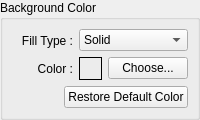
            <widget class="QGroupBox" name="bg_groupbox" >
             <property name="title" >
              <string>Background Color</string>
             </property>
             <layout class="QGridLayout" >
              <property name="margin" >
               <number>9</number>
              </property>
              <property name="spacing" >
               <number>6</number>
              </property>
              <item row="0" column="0" colspan="2" >
               <layout class="QHBoxLayout" >
                <property name="margin" >
                 <number>0</number>
                </property>
                <property name="spacing" >
                 <number>6</number>
                </property>
                <item>
                 <layout class="QVBoxLayout" >
                  <property name="margin" >
                   <number>0</number>
                  </property>
                  <property name="spacing" >
                   <number>6</number>
                  </property>
                  <item>
                   <widget class="QLabel" name="fill_type_lbl" >
                    <property name="enabled" >
                     <bool>true</bool>
                    </property>
                    <property name="text" >
                     <string>Fill Type :</string>
                    </property>
                    <property name="alignment" >
                     <set>Qt::AlignRight|Qt::AlignTrailing|Qt::AlignVCenter</set>
                    </property>
                   </widget>
                  </item>
                  <item>
                   <widget class="QLabel" name="bg1_color_lbl" >
                    <property name="text" >
                     <string>Color :</string>
                    </property>
                    <property name="alignment" >
                     <set>Qt::AlignRight|Qt::AlignTrailing|Qt::AlignVCenter</set>
                    </property>
                   </widget>
                  </item>
                 </layout>
                </item>
                <item>
                 <layout class="QVBoxLayout" >
                  <property name="margin" >
                   <number>0</number>
                  </property>
                  <property name="spacing" >
                   <number>6</number>
                  </property>
                  <item>
                   <widget class="QComboBox" name="fill_type_combox" >
                    <property name="enabled" >
                     <bool>true</bool>
                    </property>
                    <property name="toolTip" >
                     <string>Background fill type</string>
                    </property>
                    <item>
                     <property name="text" >
                      <string>Solid</string>
                     </property>
                    </item>
                    <item>
                     <property name="text" >
                      <string>Blue Sky</string>
                     </property>
                    </item>
                   </widget>
                  </item>
                  <item>
                   <layout class="QHBoxLayout" >
                    <property name="margin" >
                     <number>0</number>
                    </property>
                    <property name="spacing" >
                     <number>6</number>
                    </property>
                    <item>
                     <widget class="QFrame" name="bg1_color_frame" >
                      <property name="minimumSize" >
                       <size>
                        <width>23</width>
                        <height>23</height>
                       </size>
                      </property>
                      <property name="maximumSize" >
                       <size>
                        <width>23</width>
                        <height>23</height>
                       </size>
                      </property>
                      <property name="frameShape" >
                       <enum>QFrame::Box</enum>
                      </property>
                      <property name="frameShadow" >
                       <enum>QFrame::Plain</enum>
                      </property>
                     </widget>
                    </item>
                    <item>
                     <widget class="QPushButton" name="choose_bg1_color_btn" >
                      <property name="text" >
                       <string>Choose...</string>
                      </property>
                      <property name="autoDefault" >
                       <bool>false</bool>
                      </property>
                     </widget>
                    </item>
                   </layout>
                  </item>
                 </layout>
                </item>
               </layout>
              </item>
              <item row="1" column="1" >
               <widget class="QPushButton" name="restore_bgcolor_btn" >
                <property name="text" >
                 <string>Restore Default Color</string>
                </property>
                <property name="autoDefault" >
                 <bool>false</bool>
                </property>
               </widget>
              </item>
              <item row="1" column="0" >
               <spacer>
                <property name="orientation" >
                 <enum>Qt::Horizontal</enum>
                </property>
                <property name="sizeType" >
                 <enum>QSizePolicy::Expanding</enum>
                </property>
                <property name="sizeHint" >
                 <size>
                  <width>40</width>
                  <height>20</height>
                 </size>
                </property>
               </spacer>
              </item>
             </layout>
            </widget>
